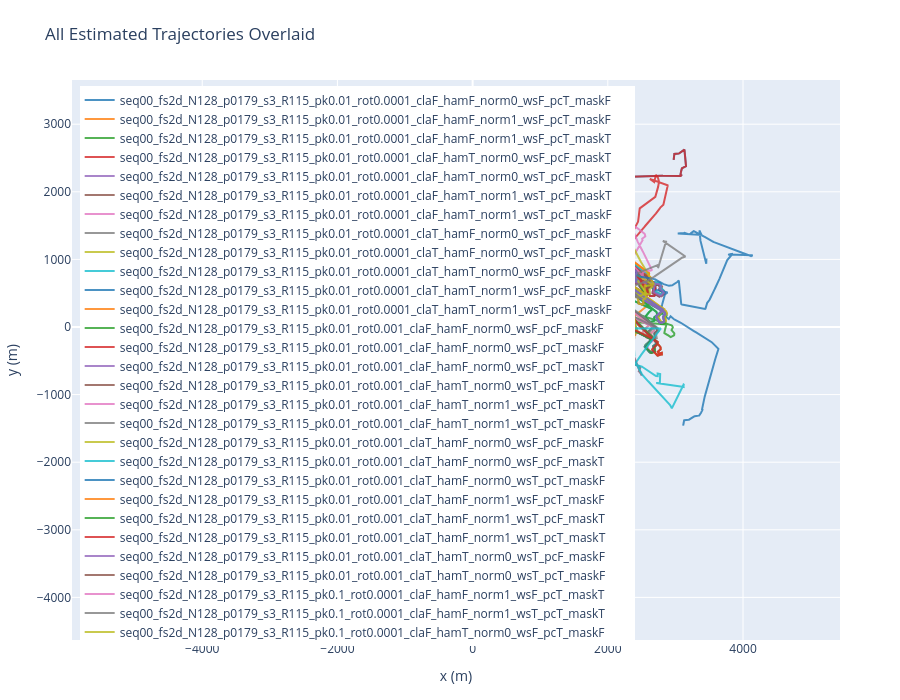

Notebook cell for this chart:
### Code cell
if len(sequences) > 1:
    fig = go.Figure()
    
    colors = ['#1f77b4', '#ff7f0e', '#2ca02c', '#d62728', '#9467bd',
              '#8c564b', '#e377c2', '#7f7f7f', '#bcbd22', '#17becf']
    
    for i, seq in enumerate(sequences):
        seq_name = seq['name']
        traj = trajectories[seq_name]
        color = colors[i % len(colors)]
        
        fig.add_trace(go.Scatter(
            x=traj['est_x'],
            y=traj['est_y'],
            mode='lines',
            name=seq_name,
            line=dict(color=color, width=2),
            opacity=0.8,
        ))
    
    # Add ground truth for first sequence as reference
    first_seq = sequences[0]
    first_traj = trajectories[first_seq['name']]
    fig.add_trace(go.Scatter(
        x=first_traj['gt_x'],
        y=first_traj['gt_y'],
        mode='lines',
        name=f'{first_seq["name"]} GT',
        line=dict(color='green', width=2, dash='dash'),
        opacity=0.6,
    ))
    
    fig.update_layout(
        title='All Estimated Trajectories Overlaid',
        height=700,
        width=900,
        xaxis_title='x (m)',
        yaxis_title='y (m)',
        legend=dict(x=0.01, y=0.99),
        margin=dict(l=60, r=60, t=80, b=60),
    )
    
    fig.update_yaxes(scaleanchor='x', scaleratio=1)
    fig.show()
else:
    print('Need at least 2 sequences for overlay plot.')

### Figure 1 — Plotly figure (JSON) as saved in the notebook; plotly's stock layout.template omitted (floating-point values rounded to 4 significant figures; data arrays with more than 128 entries replaced by an {"elided": "..."} marker saying what was removed)
{"data": [{"line": {"color": "#1f77b4", "width": 2}, "mode": "lines", "name": "seq00_fs2d_N128_p0179_s3_R115_pk0.01_rot0.0001_claF_hamF_norm0_wsF_pcT_maskF", "opacity": 0.8, "type": "scatter", "x": {"elided": "1381 float values"}, "y": {"elided": "1381 float values"}}, {"line": {"color": "#ff7f0e", "width": 2}, "mode": "lines", "name": "seq00_fs2d_N128_p0179_s3_R115_pk0.01_rot0.0001_claF_hamF_norm1_wsF_pcT_maskF", "opacity": 0.8, "type": "scatter", "x": {"elided": "1381 float values"}, "y": {"elided": "1381 float values"}}, {"line": {"color": "#2ca02c", "width": 2}, "mode": "lines", "name": "seq00_fs2d_N128_p0179_s3_R115_pk0.01_rot0.0001_claF_hamF_norm1_wsF_pcT_maskT", "opacity": 0.8, "type": "scatter", "x": {"elided": "1381 float values"}, "y": {"elided": "1381 float values"}}, {"line": {"color": "#d62728", "width": 2}, "mode": "lines", "name": "seq00_fs2d_N128_p0179_s3_R115_pk0.01_rot0.0001_claF_hamT_norm0_wsF_pcF_maskT", "opacity": 0.8, "type": "scatter", "x": {"elided": "1381 float values"}, "y": {"elided": "1381 float values"}}, {"line": {"color": "#9467bd", "width": 2}, "mode": "lines", "name": "seq00_fs2d_N128_p0179_s3_R115_pk0.01_rot0.0001_claF_hamT_norm0_wsT_pcF_maskT", "opacity": 0.8, "type": "scatter", "x": {"elided": "1381 float values"}, "y": {"elided": "1381 float values"}}, {"line": {"color": "#8c564b", "width": 2}, "mode": "lines", "name": "seq00_fs2d_N128_p0179_s3_R115_pk0.01_rot0.0001_claF_hamT_norm1_wsT_pcF_maskT", "opacity": 0.8, "type": "scatter", "x": {"elided": "1381 float values"}, "y": {"elided": "1381 float values"}}, {"line": {"color": "#e377c2", "width": 2}, "mode": "lines", "name": "seq00_fs2d_N128_p0179_s3_R115_pk0.01_rot0.0001_claF_hamT_norm1_wsT_pcT_maskF", "opacity": 0.8, "type": "scatter", "x": {"elided": "1381 float values"}, "y": {"elided": "1381 float values"}}, {"line": {"color": "#7f7f7f", "width": 2}, "mode": "lines", "name": "seq00_fs2d_N128_p0179_s3_R115_pk0.01_rot0.0001_claT_hamF_norm0_wsT_pcF_maskF", "opacity": 0.8, "type": "scatter", "x": {"elided": "1381 float values"}, "y": {"elided": "1381 float values"}}, {"line": {"color": "#bcbd22", "width": 2}, "mode": "lines", "name": "seq00_fs2d_N128_p0179_s3_R115_pk0.01_rot0.0001_claT_hamF_norm0_wsT_pcF_maskT", "opacity": 0.8, "type": "scatter", "x": {"elided": "1381 float values"}, "y": {"elided": "1381 float values"}}, {"line": {"color": "#17becf", "width": 2}, "mode": "lines", "name": "seq00_fs2d_N128_p0179_s3_R115_pk0.01_rot0.0001_claT_hamT_norm0_wsF_pcF_maskF", "opacity": 0.8, "type": "scatter", "x": {"elided": "1381 float values"}, "y": {"elided": "1381 float values"}}, {"line": {"color": "#1f77b4", "width": 2}, "mode": "lines", "name": "seq00_fs2d_N128_p0179_s3_R115_pk0.01_rot0.0001_claT_hamT_norm1_wsF_pcF_maskF", "opacity": 0.8, "type": "scatter", "x": {"elided": "1381 float values"}, "y": {"elided": "1381 float values"}}, {"line": {"color": "#ff7f0e", "width": 2}, "mode": "lines", "name": "seq00_fs2d_N128_p0179_s3_R115_pk0.01_rot0.0001_claT_hamT_norm1_wsT_pcF_maskF", "opacity": 0.8, "type": "scatter", "x": {"elided": "1381 float values"}, "y": {"elided": "1381 float values"}}, {"line": {"color": "#2ca02c", "width": 2}, "mode": "lines", "name": "seq00_fs2d_N128_p0179_s3_R115_pk0.01_rot0.001_claF_hamF_norm0_wsF_pcF_maskF", "opacity": 0.8, "type": "scatter", "x": {"elided": "1381 float values"}, "y": {"elided": "1381 float values"}}, {"line": {"color": "#d62728", "width": 2}, "mode": "lines", "name": "seq00_fs2d_N128_p0179_s3_R115_pk0.01_rot0.001_claF_hamF_norm0_wsF_pcT_maskF", "opacity": 0.8, "type": "scatter", "x": {"elided": "1381 float values"}, "y": {"elided": "1381 float values"}}, {"line": {"color": "#9467bd", "width": 2}, "mode": "lines", "name": "seq00_fs2d_N128_p0179_s3_R115_pk0.01_rot0.001_claF_hamF_norm0_wsF_pcT_maskT", "opacity": 0.8, "type": "scatter", "x": {"elided": "1381 float values"}, "y": {"elided": "1381 float values"}}, {"line": {"color": "#8c564b", "width": 2}, "mode": "lines", "name": "seq00_fs2d_N128_p0179_s3_R115_pk0.01_rot0.001_claF_hamT_norm0_wsT_pcF_maskT", "opacity": 0.8, "type": "scatter", "x": {"elided": "1381 float values"}, "y": {"elided": "1381 float values"}}, {"line": {"color": "#e377c2", "width": 2}, "mode": "lines", "name": "seq00_fs2d_N128_p0179_s3_R115_pk0.01_rot0.001_claF_hamT_norm1_wsF_pcT_maskT", "opacity": 0.8, "type": "scatter", "x": {"elided": "1381 float values"}, "y": {"elided": "1381 float values"}}, {"line": {"color": "#7f7f7f", "width": 2}, "mode": "lines", "name": "seq00_fs2d_N128_p0179_s3_R115_pk0.01_rot0.001_claF_hamT_norm1_wsT_pcT_maskF", "opacity": 0.8, "type": "scatter", "x": {"elided": "1381 float values"}, "y": {"elided": "1381 float values"}}, {"line": {"color": "#bcbd22", "width": 2}, "mode": "lines", "name": "seq00_fs2d_N128_p0179_s3_R115_pk0.01_rot0.001_claT_hamF_norm0_wsF_pcF_maskF", "opacity": 0.8, "type": "scatter", "x": {"elided": "1381 float values"}, "y": {"elided": "1381 float values"}}, {"line": {"color": "#17becf", "width": 2}, "mode": "lines", "name": "seq00_fs2d_N128_p0179_s3_R115_pk0.01_rot0.001_claT_hamF_norm0_wsF_pcF_maskT", "opacity": 0.8, "type": "scatter", "x": {"elided": "1381 float values"}, "y": {"elided": "1381 float values"}}, {"line": {"color": "#1f77b4", "width": 2}, "mode": "lines", "name": "seq00_fs2d_N128_p0179_s3_R115_pk0.01_rot0.001_claT_hamF_norm0_wsT_pcT_maskF", "opacity": 0.8, "type": "scatter", "x": {"elided": "1381 float values"}, "y": {"elided": "1381 float values"}}, {"line": {"color": "#ff7f0e", "width": 2}, "mode": "lines", "name": "seq00_fs2d_N128_p0179_s3_R115_pk0.01_rot0.001_claT_hamF_norm1_wsF_pcT_maskF", "opacity": 0.8, "type": "scatter", "x": {"elided": "1381 float values"}, "y": {"elided": "1381 float values"}}, {"line": {"color": "#2ca02c", "width": 2}, "mode": "lines", "name": "seq00_fs2d_N128_p0179_s3_R115_pk0.01_rot0.001_claT_hamF_norm1_wsT_pcF_maskT", "opacity": 0.8, "type": "scatter", "x": {"elided": "1381 float values"}, "y": {"elided": "1381 float values"}}, {"line": {"color": "#d62728", "width": 2}, "mode": "lines", "name": "seq00_fs2d_N128_p0179_s3_R115_pk0.01_rot0.001_claT_hamF_norm1_wsT_pcT_maskT", "opacity": 0.8, "type": "scatter", "x": {"elided": "1381 float values"}, "y": {"elided": "1381 float values"}}, {"line": {"color": "#9467bd", "width": 2}, "mode": "lines", "name": "seq00_fs2d_N128_p0179_s3_R115_pk0.01_rot0.001_claT_hamT_norm0_wsT_pcF_maskF", "opacity": 0.8, "type": "scatter", "x": {"elided": "1381 float values"}, "y": {"elided": "1381 float values"}}, {"line": {"color": "#8c564b", "width": 2}, "mode": "lines", "name": "seq00_fs2d_N128_p0179_s3_R115_pk0.01_rot0.001_claT_hamT_norm0_wsT_pcT_maskF", "opacity": 0.8, "type": "scatter", "x": {"elided": "1381 float values"}, "y": {"elided": "1381 float values"}}, {"line": {"color": "#e377c2", "width": 2}, "mode": "lines", "name": "seq00_fs2d_N128_p0179_s3_R115_pk0.1_rot0.0001_claF_hamF_norm1_wsF_pcT_maskT", "opacity": 0.8, "type": "scatter", "x": {"elided": "1381 float values"}, "y": {"elided": "1381 float values"}}, {"line": {"color": "#7f7f7f", "width": 2}, "mode": "lines", "name": "seq00_fs2d_N128_p0179_s3_R115_pk0.1_rot0.0001_claF_hamF_norm1_wsT_pcT_maskT", "opacity": 0.8, "type": "scatter", "x": {"elided": "1381 float values"}, "y": {"elided": "1381 float values"}}, {"line": {"color": "#bcbd22", "width": 2}, "mode": "lines", "name": "seq00_fs2d_N128_p0179_s3_R115_pk0.1_rot0.0001_claF_hamT_norm0_wsF_pcT_maskF", "opacity": 0.8, "type": "scatter", "x": {"elided": "1381 float values"}, "y": {"elided": "1381 float values"}}, {"line": {"color": "#17becf", "width": 2}, "mode": "lines", "name": "seq00_fs2d_N128_p0179_s3_R115_pk0.1_rot0.0001_claF_hamT_norm1_wsT_pcT_maskT", "opacity": 0.8, "type": "scatter", "x": {"elided": "1381 float values"}, "y": {"elided": "1381 float values"}}, {"line": {"color": "#1f77b4", "width": 2}, "mode": "lines", "name": "seq00_fs2d_N128_p0179_s3_R115_pk0.1_rot0.0001_claT_hamF_norm0_wsF_pcT_maskT", "opacity": 0.8, "type": "scatter", "x": {"elided": "1381 float values"}, "y": {"elided": "1381 float values"}}, {"line": {"color": "#ff7f0e", "width": 2}, "mode": "lines", "name": "seq00_fs2d_N128_p0179_s3_R115_pk0.1_rot0.0001_claT_hamF_norm1_wsT_pcF_maskF", "opacity": 0.8, "type": "scatter", "x": {"elided": "1381 float values"}, "y": {"elided": "1381 float values"}}, {"line": {"color": "#2ca02c", "width": 2}, "mode": "lines", "name": "seq00_fs2d_N128_p0179_s3_R115_pk0.1_rot0.0001_claT_hamT_norm0_wsT_pcT_maskF", "opacity": 0.8, "type": "scatter", "x": {"elided": "1381 float values"}, "y": {"elided": "1381 float values"}}, {"line": {"color": "#d62728", "width": 2}, "mode": "lines", "name": "seq00_fs2d_N128_p0179_s3_R115_pk0.1_rot0.0001_claT_hamT_norm1_wsF_pcF_maskF", "opacity": 0.8, "type": "scatter", "x": {"elided": "1381 float values"}, "y": {"elided": "1381 float values"}}, {"line": {"color": "#9467bd", "width": 2}, "mode": "lines", "name": "seq00_fs2d_N128_p0179_s3_R115_pk0.1_rot0.001_claF_hamT_norm0_wsT_pcT_maskT", "opacity": 0.8, "type": "scatter", "x": {"elided": "1381 float values"}, "y": {"elided": "1381 float values"}}, {"line": {"color": "#8c564b", "width": 2}, "mode": "lines", "name": "seq00_fs2d_N128_p0179_s3_R115_pk0.1_rot0.001_claT_hamT_norm0_wsF_pcF_maskF", "opacity": 0.8, "type": "scatter", "x": {"elided": "1381 float values"}, "y": {"elided": "1381 float values"}}, {"line": {"color": "#e377c2", "width": 2}, "mode": "lines", "name": "seq00_fs2d_N128_p0179_s3_R115_pk0.1_rot0.001_claT_hamT_norm0_wsT_pcF_maskT", "opacity": 0.8, "type": "scatter", "x": {"elided": "1381 float values"}, "y": {"elided": "1381 float values"}}, {"line": {"color": "#7f7f7f", "width": 2}, "mode": "lines", "name": "seq00_fs2d_N128_p0218_s3_R140_pk0.01_rot0.0001_claF_hamF_norm0_wsT_pcF_maskF", "opacity": 0.8, "type": "scatter", "x": {"elided": "1381 float values"}, "y": {"elided": "1381 float values"}}, {"line": {"color": "#bcbd22", "width": 2}, "mode": "lines", "name": "seq00_fs2d_N128_p0218_s3_R140_pk0.01_rot0.0001_claF_hamF_norm0_wsT_pcT_maskT", "opacity": 0.8, "type": "scatter", "x": {"elided": "1381 float values"}, "y": {"elided": "1381 float values"}}, {"line": {"color": "#17becf", "width": 2}, "mode": "lines", "name": "seq00_fs2d_N128_p0218_s3_R140_pk0.01_rot0.0001_claF_hamF_norm1_wsT_pcT_maskT", "opacity": 0.8, "type": "scatter", "x": {"elided": "1381 float values"}, "y": {"elided": "1381 float values"}}, {"line": {"color": "#1f77b4", "width": 2}, "mode": "lines", "name": "seq00_fs2d_N128_p0218_s3_R140_pk0.01_rot0.0001_claF_hamT_norm1_wsF_pcF_maskF", "opacity": 0.8, "type": "scatter", "x": {"elided": "1381 float values"}, "y": {"elided": "1381 float values"}}, {"line": {"color": "#ff7f0e", "width": 2}, "mode": "lines", "name": "seq00_fs2d_N128_p0218_s3_R140_pk0.01_rot0.0001_claF_hamT_norm1_wsT_pcF_maskF", "opacity": 0.8, "type": "scatter", "x": {"elided": "1381 float values"}, "y": {"elided": "1381 float values"}}, {"line": {"color": "#2ca02c", "width": 2}, "mode": "lines", "name": "seq00_fs2d_N128_p0218_s3_R140_pk0.01_rot0.0001_claF_hamT_norm1_wsT_pcT_maskT", "opacity": 0.8, "type": "scatter", "x": {"elided": "1381 float values"}, "y": {"elided": "1381 float values"}}, {"line": {"color": "#d62728", "width": 2}, "mode": "lines", "name": "seq00_fs2d_N128_p0218_s3_R140_pk0.01_rot0.0001_claT_hamF_norm0_wsF_pcF_maskF", "opacity": 0.8, "type": "scatter", "x": {"elided": "1381 float values"}, "y": {"elided": "1381 float values"}}, {"line": {"color": "#9467bd", "width": 2}, "mode": "lines", "name": "seq00_fs2d_N128_p0218_s3_R140_pk0.01_rot0.0001_claT_hamF_norm1_wsF_pcT_maskF", "opacity": 0.8, "type": "scatter", "x": {"elided": "1381 float values"}, "y": {"elided": "1381 float values"}}, {"line": {"color": "#8c564b", "width": 2}, "mode": "lines", "name": "seq00_fs2d_N128_p0218_s3_R140_pk0.01_rot0.0001_claT_hamF_norm1_wsF_pcT_maskT", "opacity": 0.8, "type": "scatter", "x": {"elided": "1381 float values"}, "y": {"elided": "1381 float values"}}, {"line": {"color": "#e377c2", "width": 2}, "mode": "lines", "name": "seq00_fs2d_N128_p0218_s3_R140_pk0.01_rot0.0001_claT_hamF_norm1_wsT_pcT_maskF", "opacity": 0.8, "type": "scatter", "x": {"elided": "1381 float values"}, "y": {"elided": "1381 float values"}}, {"line": {"color": "#7f7f7f", "width": 2}, "mode": "lines", "name": "seq00_fs2d_N128_p0218_s3_R140_pk0.01_rot0.0001_claT_hamT_norm0_wsF_pcF_maskT", "opacity": 0.8, "type": "scatter", "x": {"elided": "1381 float values"}, "y": {"elided": "1381 float values"}}, {"line": {"color": "#bcbd22", "width": 2}, "mode": "lines", "name": "seq00_fs2d_N128_p0218_s3_R140_pk0.01_rot0.0001_claT_hamT_norm1_wsF_pcF_maskF", "opacity": 0.8, "type": "scatter", "x": {"elided": "1381 float values"}, "y": {"elided": "1381 float values"}}, {"line": {"color": "#17becf", "width": 2}, "mode": "lines", "name": "seq00_fs2d_N128_p0218_s3_R140_pk0.01_rot0.0001_claT_hamT_norm1_wsF_pcT_maskF", "opacity": 0.8, "type": "scatter", "x": {"elided": "1381 float values"}, "y": {"elided": "1381 float values"}}, {"line": {"color": "#1f77b4", "width": 2}, "mode": "lines", "name": "seq00_fs2d_N128_p0218_s3_R140_pk0.01_rot0.001_claF_hamF_norm0_wsT_pcF_maskT", "opacity": 0.8, "type": "scatter", "x": {"elided": "1381 float values"}, "y": {"elided": "1381 float values"}}, {"line": {"color": "#ff7f0e", "width": 2}, "mode": "lines", "name": "seq00_fs2d_N128_p0218_s3_R140_pk0.01_rot0.001_claF_hamF_norm1_wsT_pcT_maskF", "opacity": 0.8, "type": "scatter", "x": {"elided": "1381 float values"}, "y": {"elided": "1381 float values"}}, {"line": {"color": "#2ca02c", "width": 2}, "mode": "lines", "name": "seq00_fs2d_N128_p0218_s3_R140_pk0.01_rot0.001_claF_hamT_norm0_wsT_pcT_maskF", "opacity": 0.8, "type": "scatter", "x": {"elided": "1381 float values"}, "y": {"elided": "1381 float values"}}, {"line": {"color": "#d62728", "width": 2}, "mode": "lines", "name": "seq00_fs2d_N128_p0218_s3_R140_pk0.01_rot0.001_claT_hamF_norm0_wsT_pcF_maskT", "opacity": 0.8, "type": "scatter", "x": {"elided": "1381 float values"}, "y": {"elided": "1381 float values"}}, {"line": {"color": "#9467bd", "width": 2}, "mode": "lines", "name": "seq00_fs2d_N128_p0218_s3_R140_pk0.01_rot0.001_claT_hamF_norm1_wsF_pcF_maskT", "opacity": 0.8, "type": "scatter", "x": {"elided": "1381 float values"}, "y": {"elided": "1381 float values"}}, {"line": {"color": "#8c564b", "width": 2}, "mode": "lines", "name": "seq00_fs2d_N128_p0218_s3_R140_pk0.01_rot0.001_claT_hamF_norm1_wsF_pcT_maskT", "opacity": 0.8, "type": "scatter", "x": {"elided": "1381 float values"}, "y": {"elided": "1381 float values"}}, {"line": {"color": "#e377c2", "width": 2}, "mode": "lines", "name": "seq00_fs2d_N128_p0218_s3_R140_pk0.1_rot0.0001_claF_hamF_norm0_wsF_pcF_maskF", "opacity": 0.8, "type": "scatter", "x": {"elided": "1381 float values"}, "y": {"elided": "1381 float values"}}, {"line": {"color": "#7f7f7f", "width": 2}, "mode": "lines", "name": "seq00_fs2d_N128_p0218_s3_R140_pk0.1_rot0.0001_claF_hamF_norm0_wsF_pcT_maskF", "opacity": 0.8, "type": "scatter", "x": {"elided": "1381 float values"}, "y": {"elided": "1381 float values"}}, {"line": {"color": "#bcbd22", "width": 2}, "mode": "lines", "name": "seq00_fs2d_N128_p0218_s3_R140_pk0.1_rot0.0001_claF_hamF_norm1_wsT_pcF_maskF", "opacity": 0.8, "type": "scatter", "x": {"elided": "1381 float values"}, "y": {"elided": "1381 float values"}}, {"line": {"color": "#17becf", "width": 2}, "mode": "lines", "name": "seq00_fs2d_N128_p0218_s3_R140_pk0.1_rot0.0001_claF_hamT_norm0_wsF_pcF_maskT", "opacity": 0.8, "type": "scatter", "x": {"elided": "1381 float values"}, "y": {"elided": "1381 float values"}}, {"line": {"color": "#1f77b4", "width": 2}, "mode": "lines", "name": "seq00_fs2d_N128_p0218_s3_R140_pk0.1_rot0.0001_claF_hamT_norm0_wsT_pcF_maskF", "opacity": 0.8, "type": "scatter", "x": {"elided": "1381 float values"}, "y": {"elided": "1381 float values"}}, {"line": {"color": "#ff7f0e", "width": 2}, "mode": "lines", "name": "seq00_fs2d_N128_p0218_s3_R140_pk0.1_rot0.0001_claT_hamT_norm1_wsF_pcF_maskT", "opacity": 0.8, "type": "scatter", "x": {"elided": "1381 float values"}, "y": {"elided": "1381 float values"}}, {"line": {"color": "#2ca02c", "width": 2}, "mode": "lines", "name": "seq00_fs2d_N128_p0218_s3_R140_pk0.1_rot0.0001_claT_hamT_norm1_wsF_pcT_maskF", "opacity": 0.8, "type": "scatter", "x": {"elided": "1381 float values"}, "y": {"elided": "1381 float values"}}, {"line": {"color": "#d62728", "width": 2}, "mode": "lines", "name": "seq00_fs2d_N128_p0218_s3_R140_pk0.1_rot0.001_claF_hamT_norm0_wsF_pcT_maskT", "opacity": 0.8, "type": "scatter", "x": {"elided": "1381 float values"}, "y": {"elided": "1381 float values"}}, {"line": {"color": "#9467bd", "width": 2}, "mode": "lines", "name": "seq00_fs2d_N128_p0218_s3_R140_pk0.1_rot0.001_claF_hamT_norm0_wsT_pcF_maskF", "opacity": 0.8, "type": "scatter", "x": {"elided": "1381 float values"}, "y": {"elided": "1381 float values"}}, {"line": {"color": "#8c564b", "width": 2}, "mode": "lines", "name": "seq00_fs2d_N128_p0218_s3_R140_pk0.1_rot0.001_claF_hamT_norm0_wsT_pcF_maskT", "opacity": 0.8, "type": "scatter", "x": {"elided": "1381 float values"}, "y": {"elided": "1381 float values"}}, {"line": {"color": "#e377c2", "width": 2}, "mode": "lines", "name": "seq00_fs2d_N128_p0218_s3_R140_pk0.1_rot0.001_claF_hamT_norm0_wsT_pcT_maskT", "opacity": 0.8, "type": "scatter", "x": {"elided": "1381 float values"}, "y": {"elided": "1381 float values"}}, {"line": {"color": "#7f7f7f", "width": 2}, "mode": "lines", "name": "seq00_fs2d_N128_p0218_s3_R140_pk0.1_rot0.001_claF_hamT_norm1_wsT_pcF_maskT", "opacity": 0.8, "type": "scatter", "x": {"elided": "1381 float values"}, "y": {"elided": "1381 float values"}}, {"line": {"color": "#bcbd22", "width": 2}, "mode": "lines", "name": "seq00_fs2d_N128_p0218_s3_R140_pk0.1_rot0.001_claT_hamF_norm0_wsF_pcF_maskF", "opacity": 0.8, "type": "scatter", "x": {"elided": "1381 float values"}, "y": {"elided": "1381 float values"}}, {"line": {"color": "#17becf", "width": 2}, "mode": "lines", "name": "seq00_fs2d_N128_p0218_s3_R140_pk0.1_rot0.001_claT_hamF_norm1_wsT_pcF_maskT", "opacity": 0.8, "type": "scatter", "x": {"elided": "1381 float values"}, "y": {"elided": "1381 float values"}}, {"line": {"color": "#1f77b4", "width": 2}, "mode": "lines", "name": "seq00_fs2d_N128_p0218_s3_R140_pk0.1_rot0.001_claT_hamT_norm1_wsF_pcT_maskF", "opacity": 0.8, "type": "scatter", "x": {"elided": "1381 float values"}, "y": {"elided": "1381 float values"}}, {"line": {"color": "#ff7f0e", "width": 2}, "mode": "lines", "name": "seq00_fs2d_N128_p0257_s3_R165_pk0.01_rot0.0001_claF_hamF_norm1_wsF_pcF_maskF", "opacity": 0.8, "type": "scatter", "x": {"elided": "1381 float values"}, "y": {"elided": "1381 float values"}}, {"line": {"color": "#2ca02c", "width": 2}, "mode": "lines", "name": "seq00_fs2d_N128_p0257_s3_R165_pk0.01_rot0.0001_claF_hamT_norm0_wsT_pcF_maskF", "opacity": 0.8, "type": "scatter", "x": {"elided": "1381 float values"}, "y": {"elided": "1381 float values"}}, {"line": {"color": "#d62728", "width": 2}, "mode": "lines", "name": "seq00_fs2d_N128_p0257_s3_R165_pk0.01_rot0.0001_claF_hamT_norm1_wsT_pcT_maskF", "opacity": 0.8, "type": "scatter", "x": {"elided": "1381 float values"}, "y": {"elided": "1381 float values"}}, {"line": {"color": "#9467bd", "width": 2}, "mode": "lines", "name": "seq00_fs2d_N128_p0257_s3_R165_pk0.01_rot0.0001_claT_hamF_norm0_wsF_pcT_maskT", "opacity": 0.8, "type": "scatter", "x": {"elided": "1381 float values"}, "y": {"elided": "1381 float values"}}, {"line": {"color": "#8c564b", "width": 2}, "mode": "lines", "name": "seq00_fs2d_N128_p0257_s3_R165_pk0.01_rot0.0001_claT_hamF_norm1_wsF_pcF_maskT", "opacity": 0.8, "type": "scatter", "x": {"elided": "1381 float values"}, "y": {"elided": "1381 float values"}}, {"line": {"color": "#e377c2", "width": 2}, "mode": "lines", "name": "seq00_fs2d_N128_p0257_s3_R165_pk0.01_rot0.0001_claT_hamT_norm0_wsT_pcF_maskF", "opacity": 0.8, "type": "scatter", "x": {"elided": "1381 float values"}, "y": {"elided": "1381 float values"}}, {"line": {"color": "#7f7f7f", "width": 2}, "mode": "lines", "name": "seq00_fs2d_N128_p0257_s3_R165_pk0.01_rot0.001_claF_hamF_norm0_wsF_pcF_maskF", "opacity": 0.8, "type": "scatter", "x": {"elided": "1381 float values"}, "y": {"elided": "1381 float values"}}, {"line": {"color": "#bcbd22", "width": 2}, "mode": "lines", "name": "seq00_fs2d_N128_p0257_s3_R165_pk0.01_rot0.001_claF_hamF_norm0_wsT_pcF_maskF", "opacity": 0.8, "type": "scatter", "x": {"elided": "1381 float values"}, "y": {"elided": "1381 float values"}}, {"line": {"color": "#17becf", "width": 2}, "mode": "lines", "name": "seq00_fs2d_N128_p0257_s3_R165_pk0.01_rot0.001_claF_hamF_norm0_wsT_pcT_maskF", "opacity": 0.8, "type": "scatter", "x": {"elided": "1381 float values"}, "y": {"elided": "1381 float values"}}, {"line": {"color": "#1f77b4", "width": 2}, "mode": "lines", "name": "seq00_fs2d_N128_p0257_s3_R165_pk0.01_rot0.001_claF_hamF_norm1_wsF_pcT_maskF", "opacity": 0.8, "type": "scatter", "x": {"elided": "1381 float values"}, "y": {"elided": "1381 float values"}}, {"line": {"color": "#ff7f0e", "width": 2}, "mode": "lines", "name": "seq00_fs2d_N128_p0257_s3_R165_pk0.01_rot0.001_claF_hamT_norm0_wsT_pcT_maskF", "opacity": 0.8, "type": "scatter", "x": {"elided": "1381 float values"}, "y": {"elided": "1381 float values"}}, {"line": {"color": "#2ca02c", "width": 2}, "mode": "lines", "name": "seq00_fs2d_N128_p0257_s3_R165_pk0.01_rot0.001_claF_hamT_norm1_wsF_pcT_maskF", "opacity": 0.8, "type": "scatter", "x": {"elided": "1381 float values"}, "y": {"elided": "1381 float values"}}, {"line": {"color": "#d62728", "width": 2}, "mode": "lines", "name": "seq00_fs2d_N128_p0257_s3_R165_pk0.01_rot0.001_claF_hamT_norm1_wsT_pcF_maskF", "opacity": 0.8, "type": "scatter", "x": {"elided": "1381 float values"}, "y": {"elided": "1381 float values"}}, {"line": {"color": "#9467bd", "width": 2}, "mode": "lines", "name": "seq00_fs2d_N128_p0257_s3_R165_pk0.01_rot0.001_claT_hamF_norm0_wsF_pcT_maskT", "opacity": 0.8, "type": "scatter", "x": {"elided": "1381 float values"}, "y": {"elided": "1381 float values"}}, {"line": {"color": "#8c564b", "width": 2}, "mode": "lines", "name": "seq00_fs2d_N128_p0257_s3_R165_pk0.01_rot0.001_claT_hamF_norm0_wsT_pcF_maskF", "opacity": 0.8, "type": "scatter", "x": {"elided": "1381 float values"}, "y": {"elided": "1381 float values"}}, {"line": {"color": "#e377c2", "width": 2}, "mode": "lines", "name": "seq00_fs2d_N128_p0257_s3_R165_pk0.01_rot0.001_claT_hamF_norm1_wsF_pcF_maskF", "opacity": 0.8, "type": "scatter", "x": {"elided": "1381 float values"}, "y": {"elided": "1381 float values"}}, {"line": {"color": "#7f7f7f", "width": 2}, "mode": "lines", "name": "seq00_fs2d_N128_p0257_s3_R165_pk0.01_rot0.001_claT_hamF_norm1_wsF_pcT_maskT", "opacity": 0.8, "type": "scatter", "x": {"elided": "1381 float values"}, "y": {"elided": "1381 float values"}}, {"line": {"color": "#bcbd22", "width": 2}, "mode": "lines", "name": "seq00_fs2d_N128_p0257_s3_R165_pk0.01_rot0.001_claT_hamT_norm0_wsT_pcF_maskF", "opacity": 0.8, "type": "scatter", "x": {"elided": "1381 float values"}, "y": {"elided": "1381 float values"}}, {"line": {"color": "#17becf", "width": 2}, "mode": "lines", "name": "seq00_fs2d_N128_p0257_s3_R165_pk0.1_rot0.0001_claF_hamF_norm0_wsF_pcT_maskT", "opacity": 0.8, "type": "scatter", "x": {"elided": "1381 float values"}, "y": {"elided": "1381 float values"}}, {"line": {"color": "#1f77b4", "width": 2}, "mode": "lines", "name": "seq00_fs2d_N128_p0257_s3_R165_pk0.1_rot0.0001_claF_hamF_norm0_wsT_pcF_maskT", "opacity": 0.8, "type": "scatter", "x": {"elided": "1381 float values"}, "y": {"elided": "1381 float values"}}, {"line": {"color": "#ff7f0e", "width": 2}, "mode": "lines", "name": "seq00_fs2d_N128_p0257_s3_R165_pk0.1_rot0.0001_claF_hamF_norm1_wsF_pcF_maskF", "opacity": 0.8, "type": "scatter", "x": {"elided": "1381 float values"}, "y": {"elided": "1381 float values"}}, {"line": {"color": "#2ca02c", "width": 2}, "mode": "lines", "name": "seq00_fs2d_N128_p0257_s3_R165_pk0.1_rot0.0001_claF_hamF_norm1_wsF_pcT_maskF", "opacity": 0.8, "type": "scatter", "x": {"elided": "1381 float values"}, "y": {"elided": "1381 float values"}}, {"line": {"color": "#d62728", "width": 2}, "mode": "lines", "name": "seq00_fs2d_N128_p0257_s3_R165_pk0.1_rot0.0001_claF_hamT_norm0_wsF_pcF_maskF", "opacity": 0.8, "type": "scatter", "x": {"elided": "1381 float values"}, "y": {"elided": "1381 float values"}}, {"line": {"color": "#9467bd", "width": 2}, "mode": "lines", "name": "seq00_fs2d_N128_p0257_s3_R165_pk0.1_rot0.0001_claF_hamT_norm0_wsF_pcF_maskT", "opacity": 0.8, "type": "scatter", "x": {"elided": "1381 float values"}, "y": {"elided": "1381 float values"}}, {"line": {"color": "#8c564b", "width": 2}, "mode": "lines", "name": "seq00_fs2d_N128_p0257_s3_R165_pk0.1_rot0.0001_claF_hamT_norm1_wsF_pcF_maskF", "opacity": 0.8, "type": "scatter", "x": {"elided": "1381 float values"}, "y": {"elided": "1381 float values"}}, {"line": {"color": "#e377c2", "width": 2}, "mode": "lines", "name": "seq00_fs2d_N128_p0257_s3_R165_pk0.1_rot0.0001_claF_hamT_norm1_wsT_pcF_maskF", "opacity": 0.8, "type": "scatter", "x": {"elided": "1381 float values"}, "y": {"elided": "1381 float values"}}, {"line": {"color": "#7f7f7f", "width": 2}, "mode": "lines", "name": "seq00_fs2d_N128_p0257_s3_R165_pk0.1_rot0.0001_claF_hamT_norm1_wsT_pcT_maskT", "opacity": 0.8, "type": "scatter", "x": {"elided": "1381 float values"}, "y": {"elided": "1381 float values"}}, {"line": {"color": "#bcbd22", "width": 2}, "mode": "lines", "name": "seq00_fs2d_N128_p0257_s3_R165_pk0.1_rot0.0001_claT_hamF_norm0_wsT_pcT_maskT", "opacity": 0.8, "type": "scatter", "x": {"elided": "1381 float values"}, "y": {"elided": "1381 float values"}}, {"line": {"color": "#17becf", "width": 2}, "mode": "lines", "name": "seq00_fs2d_N128_p0257_s3_R165_pk0.1_rot0.0001_claT_hamT_norm1_wsF_pcT_maskF", "opacity": 0.8, "type": "scatter", "x": {"elided": "1381 float values"}, "y": {"elided": "1381 float values"}}, {"line": {"color": "#1f77b4", "width": 2}, "mode": "lines", "name": "seq00_fs2d_N128_p0257_s3_R165_pk0.1_rot0.001_claF_hamF_norm0_wsT_pcF_maskF", "opacity": 0.8, "type": "scatter", "x": {"elided": "1381 float values"}, "y": {"elided": "1381 float values"}}, {"line": {"color": "#ff7f0e", "width": 2}, "mode": "lines", "name": "seq00_fs2d_N128_p0257_s3_R165_pk0.1_rot0.001_claF_hamF_norm1_wsF_pcT_maskF", "opacity": 0.8, "type": "scatter", "x": {"elided": "1381 float values"}, "y": {"elided": "1381 float values"}}, {"line": {"color": "#2ca02c", "width": 2}, "mode": "lines", "name": "seq00_fs2d_N128_p0257_s3_R165_pk0.1_rot0.001_claF_hamF_norm1_wsT_pcF_maskF", "opacity": 0.8, "type": "scatter", "x": {"elided": "1381 float values"}, "y": {"elided": "1381 float values"}}, {"line": {"color": "#d62728", "width": 2}, "mode": "lines", "name": "seq00_fs2d_N128_p0257_s3_R165_pk0.1_rot0.001_claF_hamT_norm0_wsT_pcT_maskF", "opacity": 0.8, "type": "scatter", "x": {"elided": "1381 float values"}, "y": {"elided": "1381 float values"}}, {"line": {"color": "#9467bd", "width": 2}, "mode": "lines", "name": "seq00_fs2d_N128_p0257_s3_R165_pk0.1_rot0.001_claF_hamT_norm1_wsF_pcF_maskF", "opacity": 0.8, "type": "scatter", "x": {"elided": "1381 float values"}, "y": {"elided": "1381 float values"}}, {"line": {"color": "#8c564b", "width": 2}, "mode": "lines", "name": "seq00_fs2d_N128_p0257_s3_R165_pk0.1_rot0.001_claF_hamT_norm1_wsF_pcT_maskT", "opacity": 0.8, "type": "scatter", "x": {"elided": "1381 float values"}, "y": {"elided": "1381 float values"}}, {"line": {"color": "#e377c2", "width": 2}, "mode": "lines", "name": "seq00_fs2d_N128_p0257_s3_R165_pk0.1_rot0.001_claT_hamF_norm1_wsF_pcF_maskF", "opacity": 0.8, "type": "scatter", "x": {"elided": "1381 float values"}, "y": {"elided": "1381 float values"}}, {"line": {"color": "#7f7f7f", "width": 2}, "mode": "lines", "name": "seq00_fs2d_N128_p0257_s3_R165_pk0.1_rot0.001_claT_hamF_norm1_wsF_pcT_maskF", "opacity": 0.8, "type": "scatter", "x": {"elided": "1381 float values"}, "y": {"elided": "1381 float values"}}, {"line": {"color": "#bcbd22", "width": 2}, "mode": "lines", "name": "seq00_fs2d_N128_p0257_s3_R165_pk0.1_rot0.001_claT_hamT_norm0_wsF_pcF_maskT", "opacity": 0.8, "type": "scatter", "x": {"elided": "1381 float values"}, "y": {"elided": "1381 float values"}}, {"line": {"color": "#17becf", "width": 2}, "mode": "lines", "name": "seq00_fs2d_N128_p0257_s3_R165_pk0.1_rot0.001_claT_hamT_norm1_wsF_pcT_maskT", "opacity": 0.8, "type": "scatter", "x": {"elided": "1381 float values"}, "y": {"elided": "1381 float values"}}, {"line": {"color": "green", "dash": "dash", "width": 2}, "mode": "lines", "name": "seq00_fs2d_N128_p0179_s3_R115_pk0.01_rot0.0001_claF_hamF_norm0_wsF_pcT_maskF GT", "opacity": 0.6, "type": "scatter", "x": {"elided": "1381 float values"}, "y": {"elided": "1381 float values"}}], "layout": {"height": 700, "legend": {"x": 0.01, "y": 0.99}, "margin": {"b": 60, "l": 60, "r": 60, "t": 80}, "title": {"text": "All Estimated Trajectories Overlaid"}, "width": 900, "xaxis": {"title": {"text": "x (m)"}}, "yaxis": {"scaleanchor": "x", "scaleratio": 1, "title": {"text": "y (m)"}}}}
